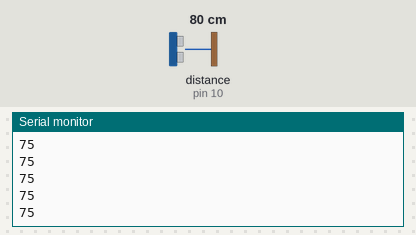
This sketch was run on a simulated Arduino Uno, built with avr-gcc and run on an emulated ATmega328P. Parts: the last lines printed to the serial monitor. Wiring (inferred from the names in the program): ultrasonic range finder: trigger pin 11; echo pin 10. Inputs (shaded band) come from the test bench; at power-on: distance to the obstacle (sensor on pin 10) 80 cm. The echo pulse lasts 58.3 µs per cm.

Above: at 1.2 s.
1.3 s: distance to the obstacle (sensor on pin 10) set to 2 cm
At 1.9 s:
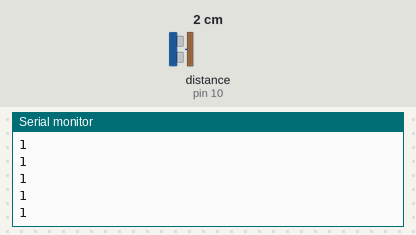
2.8 s: distance to the obstacle (sensor on pin 10) set to 9 cm
At 3.9 s:
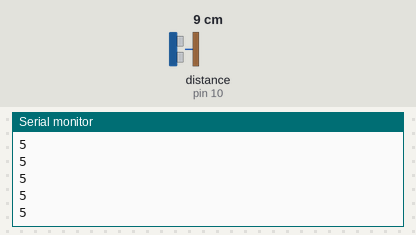
Timing chart, 0 to 5.8 s (numbered marks = the images above; inputs shaded):
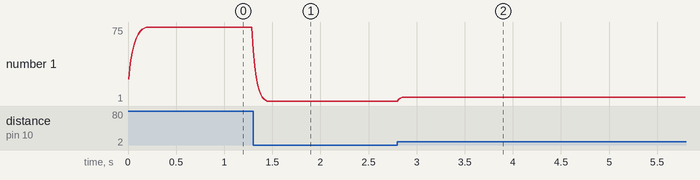

The sketch:

roboticafalppy.ino
```cpp
const int trigPin = 11;
const int echoPin = 10;

long duration;
int distance;

// suavização
int smoothDistance = 0;

void setup() {

  pinMode(trigPin, OUTPUT);
  pinMode(echoPin, INPUT);

  Serial.begin(9600);
}

void loop() {

  // limpa trigger
  digitalWrite(trigPin, LOW);
  delayMicroseconds(2);

  // dispara ultrassom
  digitalWrite(trigPin, HIGH);
  delayMicroseconds(10);
  digitalWrite(trigPin, LOW);

  // leitura
  duration = pulseIn(echoPin, HIGH, 15000);

  // converte para cm
  distance = duration * 0.034 / 2;

  // ignora leituras inválidas
  if (distance > 0 && distance < 80) {

    // suavização
    smoothDistance = (smoothDistance * 0.7) + (distance * 0.3);

    // envia SOMENTE o número
    Serial.println(smoothDistance);
  }

  // delay menor = resposta mais rápida
  delay(15);
}
```

Measured:
- after the input at 1.3 s, the serial monitor: prints a new line at once (image 1)
- after the input at 2.8 s, the serial monitor: prints a new line at once (image 2)
- plotted number 1: 75 → 1 after the input at 1.3 s
